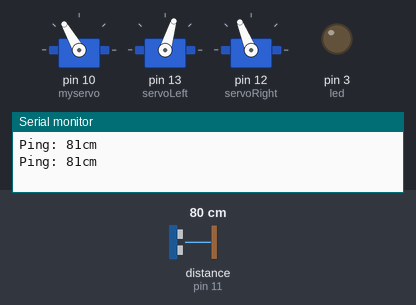
Recording of a sketch running on a simulated Arduino Uno, built with avr-gcc and run on an emulated ATmega328P. On the bench: 3 × servo, output pins drawn as LEDs (lit = HIGH), the last lines printed to the serial monitor. The inputs (shaded band) are chosen by the test bench; at power-on: distance to the obstacle (sensor on pin 11) 80 cm. The echo pulse lasts 58.3 µs per cm.

Above: at 4.9 s.
5.0 s: distance to the obstacle (sensor on pin 11) set to 21 cm
10.8 s: distance to the obstacle (sensor on pin 11) set to 17 cm
At 14.4 s:
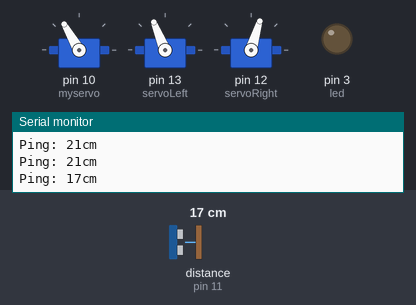
19.0 s: distance to the obstacle (sensor on pin 11) set to 35 cm
At 21.1 s:
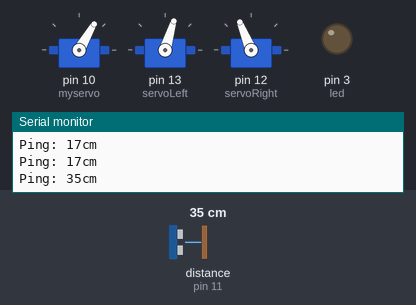
27.2 s: distance to the obstacle (sensor on pin 11) set to 2 cm
At 29.6 s:
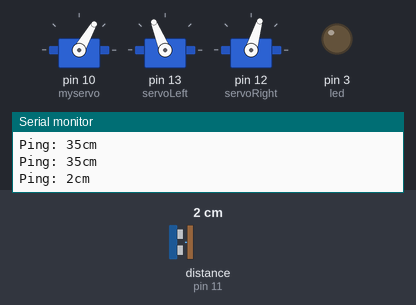
32.8 s: distance to the obstacle (sensor on pin 11) set to 60 cm
At 36.4 s:
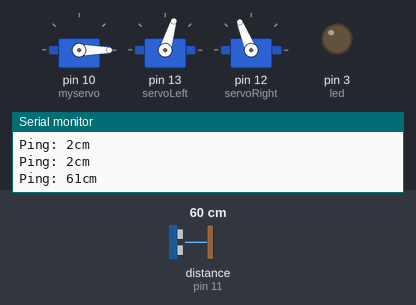
Timing chart, 0 to 42.0 s (numbered marks = the images above; inputs shaded):
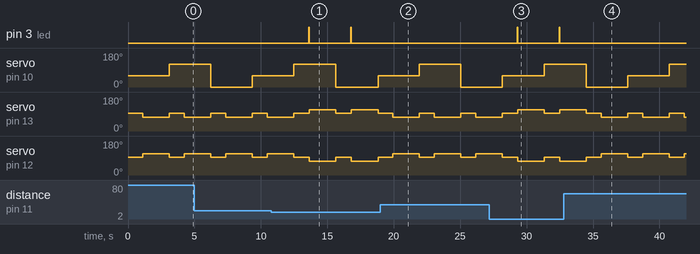

The sketch:

MovingPingX3ServoX2LedDirections.ino
```cpp
/**
*
* @Author: Fukakai
* 03.06.2013
* Ping, servo, led and directions
*/
#include <NewPing.h>                                     //NewPing library
#include <Servo.h>                                       //Wheel Servo Library

#define TRIGGER_PIN  11                                  //listener pin
#define ECHO_PIN     11                                  //active pin
#define MAX_PING_DISTANCE 800                            // power

//Led
int led = 3;                                              //led pin

//sonar
NewPing sonar(TRIGGER_PIN, ECHO_PIN, MAX_PING_DISTANCE);  //sonar declaration
int distance_for_reaction = 20;                           // in centimeters
int pos = 0;    // variable to store the servo position
Servo myservo;  // create servo object to control a servo
                // a maximum of eight servo objects can be created

//wheels
Servo servoLeft;                                         // Left Wheel
Servo servoRight;                                        // Right Wheel
int variator = 200;                                      // Positive is turn under the direction of clockwise
                                                         // Negative is turn on the oposite of the direction of clockwise

void setup() {
  //led
  pinMode(led, OUTPUT);

  //sonar
  Serial.begin(115200);
  myservo.attach(10);  // attaches the servo on pin 9 to the servo object                 // in steps of 1 degree
  myservo.write(0);

  //wheels
  servoLeft.attach(13);                     // Attach left wheel signal to pin 13
  servoRight.attach(12);                    // Attach right wheel signal to pin 12
}

void loop() {
  pos=(pos+60)%180;                  //5 arrêts
  myservo.write(pos);

  maneuver(0, 0, 1000);      // Forward 1 seconds

  //delay(500);
  int uS = sonar.ping_median(5);
  Serial.print("Ping: ");
  Serial.print(uS / US_ROUNDTRIP_CM);
  Serial.println("cm");

  //delay(50);
  if((uS / US_ROUNDTRIP_CM) < distance_for_reaction){
    digitalWrite(3, HIGH);
    delay(50);
    digitalWrite(3, LOW);
    maneuver(variator, variator, 2000);      // Backward 1 seconds
  }else{
    maneuver(-variator, -variator, 2000);      // Forward 1 seconds
  }

}

void maneuver(int speedLeft, int speedRight, int msTime)
{
  // speedLeft, speedRight ranges: Backward  Linear  Stop  Linear   Forward
  //                               -200      -100......0......100       200
  servoLeft.writeMicroseconds(1500 + speedLeft);   // Set Left servo speed
  servoRight.writeMicroseconds(1500 - speedRight); // Set right servo speed
  if(msTime==-1)                                   // if msTime = -1
  {
    servoLeft.detach();                            // Stop servo signals
    servoRight.detach();
  }
  delay(msTime);                                   // Delay for msTime}
}
```

Measured:
- the behaviour switches between 20 and 19 cm on distance to the obstacle (sensor on pin 11) (found by bisection; images 0 and 1)
- after the input at 10.8 s, pin 3 (led): alternates HIGH for 0.05 s and LOW for 3.1 s, starting after 2.8 s
- after the input at 19.0 s, pin 3 (led): stops changing and stays LOW
- after the input at 27.2 s, pin 3 (led): alternates HIGH for 0.05 s and LOW for 3.1 s, starting after 2.1 s
- after the input at 32.8 s, pin 3 (led): stops changing and stays LOW
- by itself, servo on pin 13 (servoLeft): alternates 93° for 1.1 s and 73° for 2.0 s
- by itself, servo on pin 12 (servoRight): alternates 112° for 2.0 s and 93° for 1.1 s
